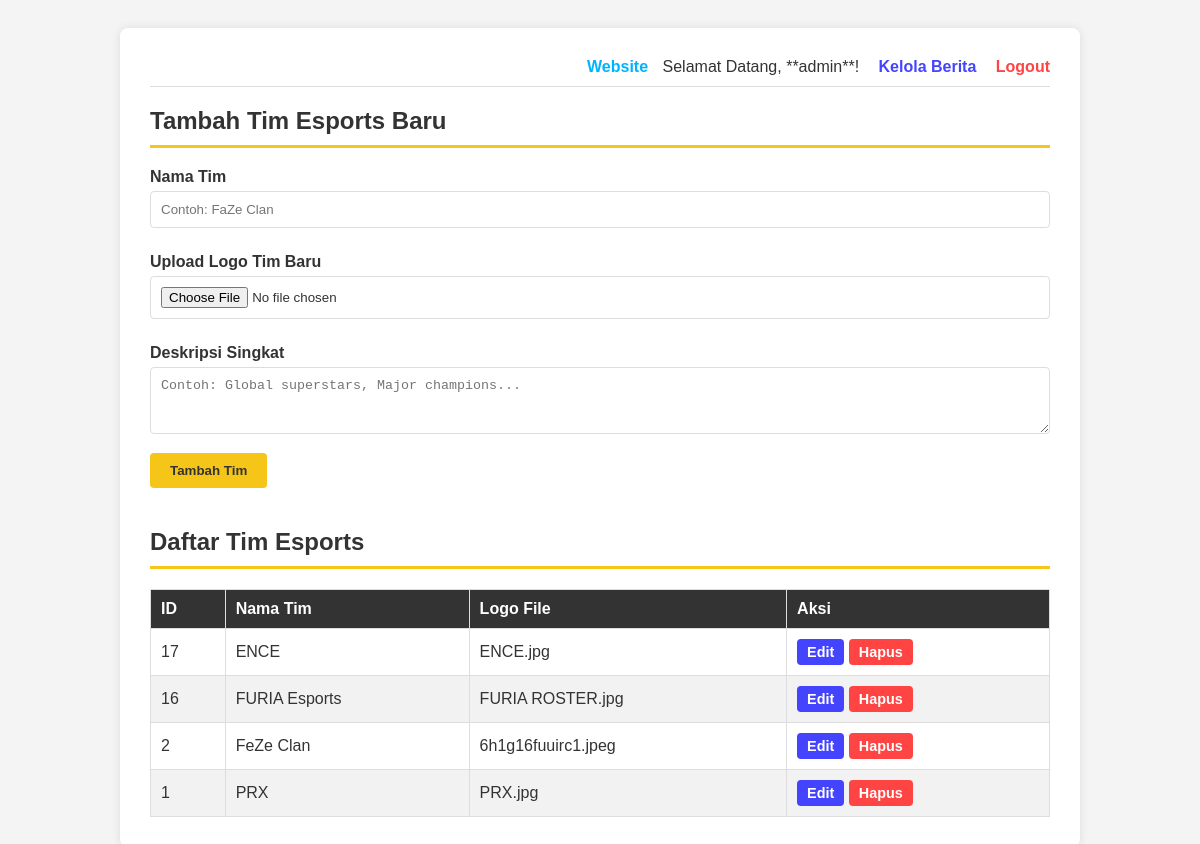
Page /admin_team.php (signed in) on the committed database.
### tables this page shows
CREATE TABLE `teams` (
  `id` int(11) NOT NULL,
  `nama_tim` varchar(100) NOT NULL,
  `deskripsi` text NOT NULL,
  `logo_file` varchar(255) NOT NULL
);

### admin_team.php (the view, shortened to what this page needs)
<?php
include 'koneksi.php';
?>
<!DOCTYPE html>
<html lang="en">
<head>
</head>
<body>
<div class="container">
    <div class="header-admin-nav">
        <a href="index.php" class="nav-link" style="color: #00b3ffff; padding-right: 10px;">Website</a>
        Selamat Datang, **<?= htmlspecialchars($_SESSION['username']) ?>**!
            <a href="admin.php" class="nav-link" style="color: #4444ff;">Kelola Berita</a>
        <a href="logout.php">Logout</a>
    </div>
    <h2>Tambah Tim Esports Baru</h2>
    <form action="" method="POST" enctype="multipart/form-data">
        <label>Nama Tim</label>
        <input type="text" name="nama_tim" required placeholder="Contoh: FaZe Clan">
        <label>Upload Logo Tim Baru</label>
        <input type="file" name="logo_file" accept="image/*" required>
        <label>Deskripsi Singkat</label>
        <textarea name="deskripsi" rows="3" required placeholder="Contoh: Global superstars, Major champions..."></textarea>
        <button type="submit" name="tambah">Tambah Tim</button>
    </form>
    <h2 style="margin-top: 40px;">Daftar Tim Esports</h2>
    <table>
        <thead>
            <tr>
                <th>ID</th>
                <th>Nama Tim</th>
                <th>Logo File</th>
                <th>Aksi</th>
            </tr>
        </thead>
        <tbody>
            <?php
            $tampil = mysqli_query($conn, "SELECT * FROM teams ORDER BY id DESC");
            if (!$tampil) {
                 echo "<tr><td colspan='4'>Error: " . mysqli_error($conn) . "</td></tr>";
            } else {
                 while($data = mysqli_fetch_array($tampil)) :
            ?>
            <tr>
                <td><?= htmlspecialchars($data['id']) ?></td>
                <td><?= htmlspecialchars($data['nama_tim']) ?></td>
                <td><?= htmlspecialchars($data['logo_file']) ?></td>
                <td>
                    <a href="edit_team.php?id=<?= $data['id'] ?>" class="btn-edit">Edit</a>
                    <a href="admin_team.php?hapus=<?= $data['id'] ?>" class="btn-delete" onclick="return confirm('Yakin ingin hapus tim <?= htmlspecialchars($data['nama_tim']) ?>?')">Hapus</a>
                </td>
            </tr>
            <?php
                 endwhile;
            }
            ?>
        </tbody>
    </table>
</div>
</body>
</html>

### admin_team.php (style rules this page uses)
:root { --primary-color: #f5c518; --danger-color: #ff4444; --dark-color: #333; --light-bg: #f4f4f4; --box-bg: #ffffff; --border-color: #ddd; }
body { font-family: sans-serif; padding: 20px; background: var(--light-bg); color: var(--dark-color); }
.container { max-width: 900px; margin: auto; background: var(--box-bg); padding: 30px; border-radius: 8px; box-shadow: 0 0 10px rgba(0,0,0,0.1); }
h2 { border-bottom: 3px solid var(--primary-color); padding-bottom: 10px; margin-bottom: 20px; }
label { display: block; margin-top: 10px; font-weight: bold; }
input[type=text], input[type=file], textarea { width: 100%; padding: 10px; margin: 5px 0 15px; border: 1px solid var(--border-color); border-radius: 4px; box-sizing: border-box; }
button { background: var(--primary-color); border: none; padding: 10px 20px; cursor: pointer; font-weight: bold; color: var(--dark-color); border-radius: 4px; }
table { width: 100%; border-collapse: collapse; margin-top: 20px; }
th, td { border: 1px solid var(--border-color); padding: 10px; text-align: left; }
th { background: var(--dark-color); color: white; }
tr:nth-child(even) { background: #f2f2f2; }
.btn-delete, .btn-edit { text-decoration: none; padding: 5px 10px; border-radius: 4px; font-size: 0.9rem; font-weight: bold; display: inline-block; }
.btn-delete { background: var(--danger-color); color: white; }
.btn-edit { background: #4444ff; color: white; }
.header-admin-nav { text-align: right; padding-bottom: 10px; margin-bottom: 20px; border-bottom: 1px solid var(--border-color); }
.header-admin-nav a { margin-left: 15px; color: var(--danger-color); text-decoration: none; font-weight: bold; transition: color 0.2s; }

### rows in the picture
teams: id "17", nama_tim "ENCE", logo_file "ENCE.jpg"
teams: id "16", nama_tim "FURIA Esports", logo_file "FURIA ROSTER.jpg"
teams: id "2", nama_tim "FeZe Clan", logo_file "6h1g16fuuirc1.jpeg"
teams: id "1", nama_tim "PRX", logo_file "PRX.jpg"

### other values in the picture
$_SESSION['username'] "admin"
